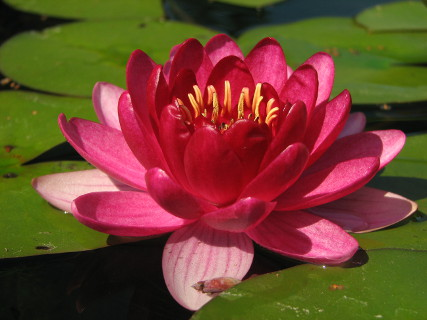
%> input picture CV I Homework/Exe 3/q4_segmentation_with_graph_cuts/lotus320.jpg, 427 x 320 px
$ octave --eval "apply_q4;"   (GNU Octave 9; MATLAB toolbox functions it lacks are replaced by stand-ins)
%> lines starting %> are read from the running program, lines starting %| are printed output that depends on the picture; in (x1, y1, x2, y2) boxes, pixels count from 0 and x2, y2 are one past the last pixel; in counts of white or black regions, pixels touching at a corner belong together; the program's own positions count from 1
### CV I Homework/Exe 3/q4_segmentation_with_graph_cuts/calculate_histogram.m
function histogram = calculate_histogram(img, mask, n_bins)
    init_smooth = 0.001;
	histogram = ones(n_bins, n_bins, n_bins) * init_smooth;

    bin_width = 257 / n_bins;

    % Get selected pixels
    selected_num = sum(mask(:));
    selected = img(repmat(mask, 1, 1, 3) == 1);
    selected = reshape(selected, selected_num, 3)';

    for pix = 1:selected_num
        r = floor(selected(1, pix) / bin_width) + 1;
        g = floor(selected(2, pix) / bin_width) + 1;
        b = floor(selected(3, pix) / bin_width) + 1;

        histogram(r, g, b) = histogram(r, g, b) + 1;
    end

    % Normalization
    histogram = histogram / sum(histogram(:));
end

### CV I Homework/Exe 3/q4_segmentation_with_graph_cuts/foreground_pmap.m
function foreground_map = foreground_pmap(img, fg_histogram, bg_histogram)
    [height, width, ~] = size(img);
	foreground_map = zeros(height, width);
    n_bins = size(fg_histogram, 1);

    for i = 1:height
        for j = 1:width
            r = floor(img(i, j, 1) / 257 * n_bins) + 1;
            g = floor(img(i, j, 2) / 257 * n_bins) + 1;
            b = floor(img(i, j, 3) / 257 * n_bins) + 1;

            fg_score = fg_histogram(r, g, b);
            bg_score = bg_histogram(r, g, b);

            foreground_map(i, j) = fg_score / (fg_score + bg_score);
        end
    end
end

### CV I Homework/Exe 3/q4_segmentation_with_graph_cuts/unary_potentials.m
function potentials = unary_potentials(probability, unary_weight)
	potentials = -unary_weight * log(probability);
end

### CV I Homework/Exe 3/q4_segmentation_with_graph_cuts/pairwise_potential_prefactor_matrix.m
function pairwise_matrix = pairwise_potential_prefactor_matrix(img, ...
    pairwise_weight)
	[height, width, ~] = size(img);
    all_neighbors = 4 * height * width;

    from = zeros(all_neighbors, 1);
    to = zeros(all_neighbors, 1);
    cost = zeros(all_neighbors, 1);
    idx = 0;

    for i = 1:height
        for j = 1:width
            if j ~= 1
                % Left
                idx = idx + 1;
                from(idx) = coord_transform(height, j, i);
                to(idx) = coord_transform(height, j - 1, i);
                cost(idx) = pairwise_potential_prefactor(img, ...
                    j, i, j - 1, i, pairwise_weight);
            end

            if j ~= width
                % Right
                idx = idx + 1;
                from(idx) = coord_transform(height, j, i);
                to(idx) = coord_transform(height, j + 1, i);
                cost(idx) = pairwise_potential_prefactor(img, ...
                    j, i, j + 1, i, pairwise_weight);
            end

            if i ~= 1
                % Top
                idx = idx + 1;
                from(idx) = coord_transform(height, j, i);
                to(idx) = coord_transform(height, j, i - 1);
                cost(idx) = pairwise_potential_prefactor(img, ...
                    j, i, j, i - 1, pairwise_weight);
            end

            if i ~= height
                % Bottom
                idx = idx + 1;
                from(idx) = coord_transform(height, j, i);
                to(idx) = coord_transform(height, j, i + 1);
                cost(idx) = pairwise_potential_prefactor(img, ...
                    j, i, j, i + 1, pairwise_weight);
            end
        end
    end

    pairwise_matrix = sparse(from(1:idx), to(1:idx), cost(1:idx));
end

### CV I Homework/Exe 3/q4_segmentation_with_graph_cuts/apply.m
function [] = apply_q4()
close all;clc;

% load image and show boxes
figure(1)
subplot(2,2,1)
hold on
lotus = imread('lotus320.jpg');
%> lotus is the input picture: size 320x427x3 uint8; mean R, G, B 112.3, 67.9, 45.8
[h,w,~] = size(lotus);
%> h = 320; w = 427
d_lotus = 256*im2double(lotus);
imshow(lotus);
title('input image');
foreground_box = [157,99,125,99];
background_box = [1,1,90,111];
rectangle('Position', foreground_box, 'Linewidth', 2, 'EdgeColor', 'r');
rectangle('Position', background_box, 'Linewidth', 2, 'EdgeColor', 'r');
hold off

% reformat boxes to masks
foreground = zeros(h,w);
foreground(foreground_box(2):(foreground_box(2) + foreground_box(4)), ...
	foreground_box(1):(foreground_box(1) + foreground_box(3))) = 1;
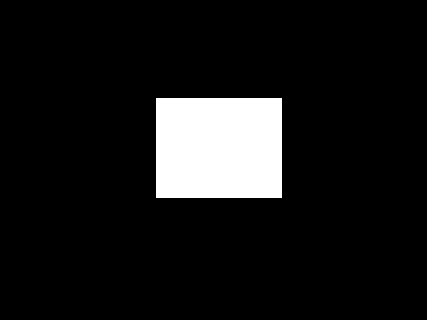
%> foreground: size 320x427 double; values 0 (black) and 1 (white), 9.2% white; 1 white region, box (x1, y1, x2, y2) and area: (156, 98, 282, 198) 12600
background = zeros(h,w);
background(background_box(2):(background_box(2) + background_box(4)), ...
	background_box(1):(background_box(1) + background_box(3))) = 1;
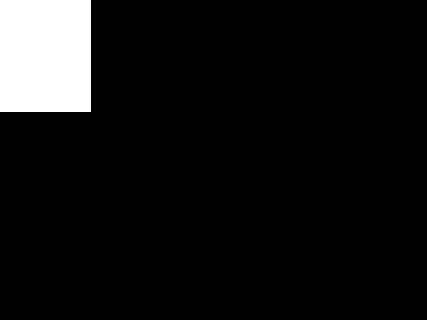
%> background: size 320x427 double; values 0 (black) and 1 (white), 7.5% white; 1 white region, box (x1, y1, x2, y2) and area: (0, 0, 91, 112) 10192

% compute histograms
n_bins = 16;
figure(2)
fg_histogram = calculate_histogram(d_lotus,foreground, n_bins);
%> the loop in calculate_histogram, `for pix = 1:selected_num` made 12600 passes
%> (r, g, b) on passes 1 to 3: (8, 1, 2), (8, 1, 1), (8, 1, 1)
subplot(3,2,1)
bar(sum(sum(fg_histogram,3),2));
title('red (foreground)');
subplot(3,2,3)
bar(sum(sum(fg_histogram,3),1));
title('green (foreground)');
subplot(3,2,5)
bar(sum(squeeze(sum(fg_histogram,2)),1));
title('blue (foreground)');

bg_histogram = calculate_histogram(d_lotus,background, n_bins);
%> the loop in calculate_histogram (call 2), `for pix = 1:selected_num` made 10192 passes
%> (r, g, b) on passes 1 to 3: (1, 1, 1), (1, 1, 1), (1, 1, 1)
subplot(3,2,2)
bar(sum(sum(bg_histogram,3),2));
title('red (background)');
subplot(3,2,4)
bar(sum(sum(bg_histogram,3),1));
title('green (background)');
subplot(3,2,6)
bar(sum(squeeze(sum(bg_histogram,2)),1));
title('blue (background)');

%%%%%%%%
disp('What do you see in these histograms?');
%%%%%%%%

% create foreground map
foreground_probability = foreground_pmap(d_lotus, fg_histogram, bg_histogram);
%> after the loop in foreground_pmap, `for i = 1:height`:
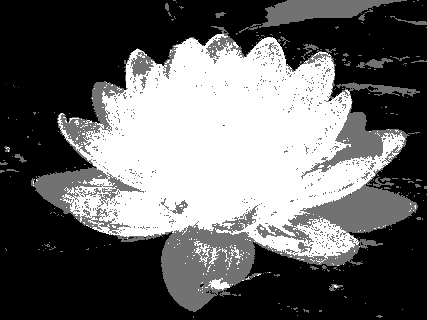
%> foreground_map: size 320x427 double; min 2.68e-07, max 1, mean 0.394
figure(1)
subplot(2,2,2)
imagesc(foreground_probability);
title('foreground probability');
colormap('gray');
foreground_map = foreground_probability > 0.5;
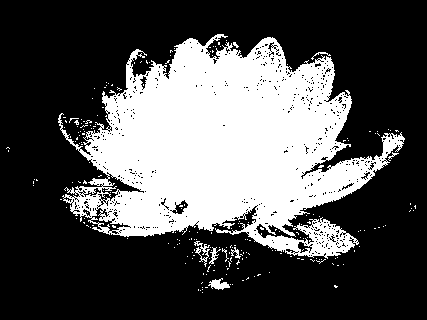
%> foreground_map: size 320x427 logical; 31.9% white; 219 white regions (211 under 20 px), largest, box (x1, y1, x2, y2) and area: (58, 34, 405, 259) 42560, (208, 278, 230, 290) 142, (194, 241, 210, 267) 133

% unary and pairwise potentials
unary_weight = 1;
pairwise_weight = 1;
unary_fg = unary_potentials(foreground_probability, unary_weight);
%> in unary_potentials, `potentials = -unary_weight * log(probability);`:
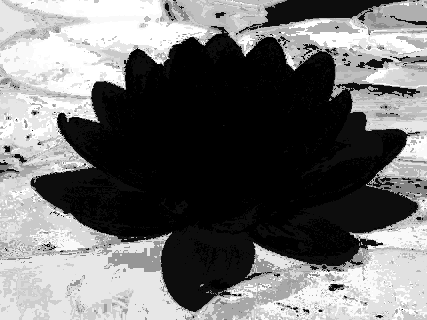
%> potentials: size 320x427 double; min 6.87e-07, max 15.13, mean 6.64; drawn with min black and max white
unary_bg = unary_potentials(1 - foreground_probability, unary_weight);
%> call 2 of unary_potentials, with unary_weight = 1
%> in unary_potentials (call 2), `potentials = -unary_weight * log(probability);`:
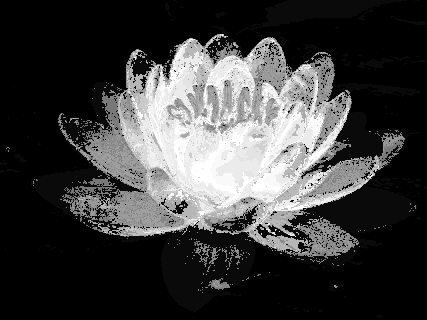
%> potentials: size 320x427 double; min 2.68e-07, max 14.19, mean 3.49; drawn with min black and max white
subplot(2,2,3)
imagesc(unary_fg);
title('unary potential (foreground)');
colormap('gray');
subplot(2,2,4)
imagesc(unary_bg);
title('unary potential (background)');
colormap('gray');
unary = single(...
	[ reshape(unary_fg, 1, numel(unary_fg));...
	  reshape(unary_bg, 1, numel(unary_bg))] ...
);
pairwise = pairwise_potential_prefactor_matrix(d_lotus, pairwise_weight);

% optimize
[labels, energy, energyafter] = ...
	GCMex( ...
		double(reshape(foreground_map,1,numel(foreground_map))),...
		unary, ...
		pairwise, ...
		single(cost_mat(2)), ...
		0);

%%%%%
disp('Why is the segmentation the way it is?');
%%%%%

% show resulting labeling
final_labeling = reshape(labels,h,w);
figure(3)
subplot(2,2,1)
imagesc(final_labeling);
subplot(2,2,3)
mask = zeros(h,w,3);
mask(:,:,1) = final_labeling;
mask(:,:,2) = final_labeling;
mask(:,:,3) = final_labeling;
disp_lotus = d_lotus/256;
imagesc(mask.*disp_lotus);
subplot(2,2,4)
imagesc((1-mask).*disp_lotus);
colormap('gray');


%%%%%
disp('What does change when using the contrast sensitive Potts model?');
%%%%%

% iterate the segmentation
n_iter = 20;
iterated_labeling = iterate_opt(d_lotus, 1-final_labeling, n_bins, unary_weight, pairwise, n_iter);

figure(4)
subplot(2,2,1)
imagesc(iterated_labeling);
title('image after iterations');
subplot(2,2,3)
mask = zeros(h,w,3);
mask(:,:,1) = iterated_labeling;
mask(:,:,2) = iterated_labeling;
mask(:,:,3) = iterated_labeling;
imagesc(mask.*disp_lotus);
subplot(2,2,4)
imagesc((1-mask).*disp_lotus);
colormap('gray');

%%%%%
disp('Explain how the labeling changes and why.');
%%%%%

end
%> (the run ends here)
